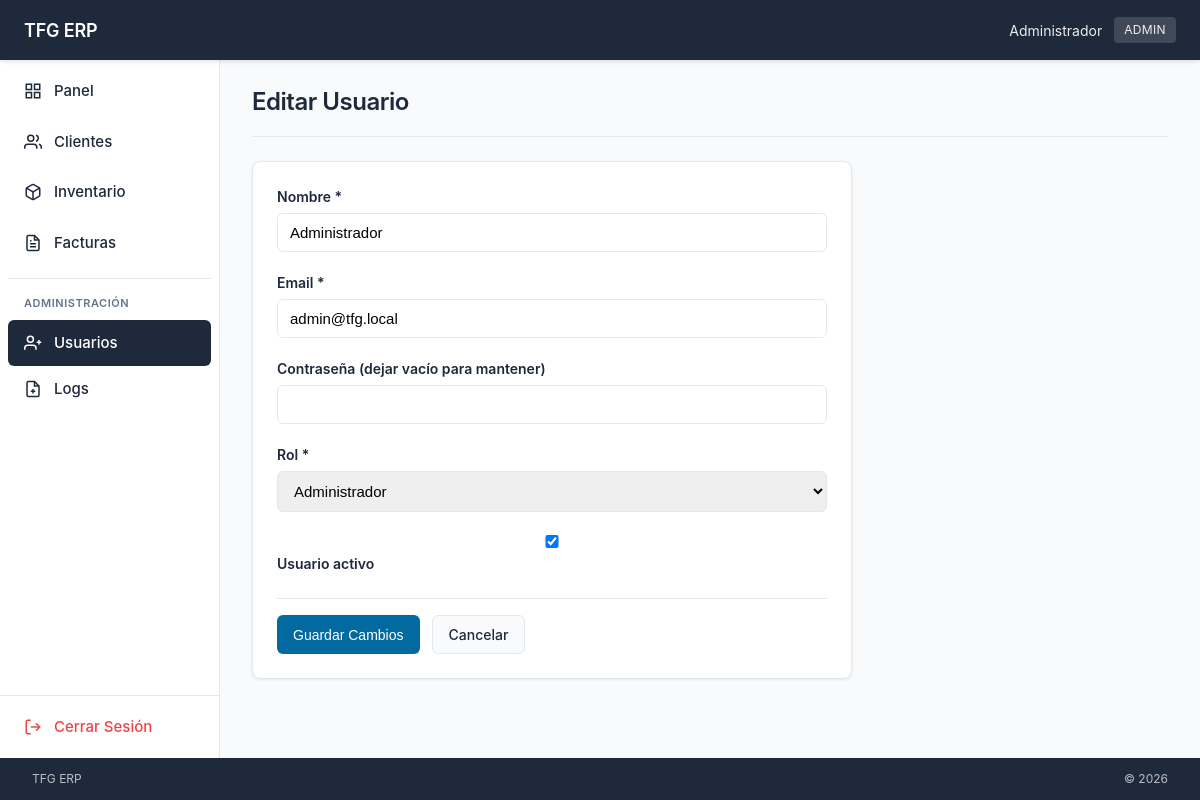
Screenshot of /index.php?controller=usuario&action=editar&id=1 (signed in) with the database file from the repository.
### tables this page shows
CREATE TABLE IF NOT EXISTS usuarios (
    id INT AUTO_INCREMENT PRIMARY KEY,
    nombre VARCHAR(100) NOT NULL,
    email VARCHAR(100) NOT NULL UNIQUE,
    password VARCHAR(255) NOT NULL,
    rol ENUM('admin', 'operario') DEFAULT 'operario',
    activo TINYINT(1) DEFAULT 1,
    ultimo_acceso DATETIME DEFAULT NULL,
    created_at DATETIME DEFAULT CURRENT_TIMESTAMP,
    updated_at DATETIME DEFAULT CURRENT_TIMESTAMP ON UPDATE CURRENT_TIMESTAMP
);

### config/db.php (called while the page is built, shortened)
<?php
function getDBConnection() {
    $dsn = "mysql:host=" . DB_HOST . ";port=" . DB_PORT . ";dbname=" . DB_NAME . ";charset=" . DB_CHARSET;
    try {
        $pdo = new PDO($dsn, DB_USER, DB_PASS, [
            PDO::ATTR_ERRMODE => PDO::ERRMODE_EXCEPTION,
            PDO::ATTR_DEFAULT_FETCH_MODE => PDO::FETCH_ASSOC,
            PDO::ATTR_EMULATE_PREPARES => false
        ]);
        return $pdo;
    } catch (PDOException $e) {
        error_log("Error de conexión a BD: " . $e->getMessage());
        return null;
    }
}

### app/models/Usuario.php (called while the page is built, shortened)
<?php
class Usuario {
    private $pdo;
    public function __construct() {
        require_once __DIR__ . '/../../config/db.php';
        $this->pdo = getDBConnection();
    }
    public function obtenerPorId($id) {
        $stmt = $this->pdo->prepare("SELECT id, nombre, email, rol, activo, ultimo_acceso, created_at FROM usuarios WHERE id = ?");
        $stmt->execute([$id]);
        return $stmt->fetch();
    }
}

### app/views/usuarios/formulario.php (the view, shortened to what this page needs)
<?php $basePath = (getenv('PORT') !== false && getenv('PORT') !== '') ? '' : '/tfg-erp'; ?>
<div class="page-header">
    <h1><?= $accion === 'nuevo' ? 'Nuevo Usuario' : 'Editar Usuario' ?></h1>
</div>
<form method="post" action="<?= $basePath ?>/index.php?controller=usuario&action=<?= $accion === 'nuevo' ? 'guardar' : 'actualizar' ?>" class="form">
    <div class="form-group">
        <label for="nombre">Nombre *</label>
        <input type="text" id="nombre" name="nombre" value="<?= htmlspecialchars($usuario['nombre'] ?? '') ?>" required>
    </div>
    <div class="form-group">
        <label for="email">Email *</label>
        <input type="email" id="email" name="email" value="<?= htmlspecialchars($usuario['email'] ?? '') ?>" required>
    </div>
    <div class="form-group">
        <label for="password">
            Contraseña <?= $accion === 'nuevo' ? '*' : '(dejar vacío para mantener)' ?>
        </label>
        <input type="password" id="password" name="password" <?= $accion === 'nuevo' ? 'required' : '' ?>>
    </div>
    <div class="form-group">
        <label for="rol">Rol *</label>
        <select id="rol" name="rol" required>
            <option value="admin" <?= ($usuario['rol'] ?? '') === 'admin' ? 'selected' : '' ?>>Administrador</option>
        </select>
    </div>
    <?php if ($accion === 'editar'): ?>
    <div class="form-group">
        <label>
            <input type="checkbox" name="activo" value="1" <?= ($usuario['activo'] ?? 1) ? 'checked' : '' ?>>
            Usuario activo
        </label>
    </div>
    <?php endif; ?>
    <div class="form-actions">
        <button type="submit" class="btn btn-primary"><?= $accion === 'nuevo' ? 'Crear Usuario' : 'Guardar Cambios' ?></button>
        <a href="<?= $basePath ?>/index.php?controller=usuario&action=index" class="btn">Cancelar</a>
    </div>
</form>

### public/css/style.css (style rules this page uses)
:root { --primary: #1e293b; --secondary: #475569; --tertiary: #0369a1; --neutral: #f8fafc; --white: #ffffff; --text: #1e293b; --text-light: #64748b; --border: #e2e8f0; --success: #22c55e; --error: #ef4444; --warning: #f59e0b; }
* { margin: 0; padding: 0; box-sizing: border-box; }
body { font-family: -apple-system, BlinkMacSystemFont, 'Segoe UI', Roboto, 'Helvetica Neue', Arial, sans-serif; background: var(--neutral); color: var(--text); line-height: 1.5; font-size: 14px; }
.page-header { display: flex; justify-content: space-between; align-items: center; margin-bottom: 1.5rem; padding-bottom: 1rem; border-bottom: 1px solid var(--border); }
.page-header h1 { font-size: 1.5rem; color: var(--primary); font-weight: 600; letter-spacing: -0.02em; }
.btn { display: inline-flex; align-items: center; justify-content: center; padding: 0.5rem 1rem; border: none; border-radius: 6px; cursor: pointer; text-decoration: none; font-size: 0.875rem; font-weight: 500; transition: all 0.15s ease; gap: 0.375rem; }
.btn:not(.btn-primary):not(.btn-secondary):not(.btn-danger) { background: var(--neutral); color: var(--text); border: 1px solid var(--border); }
.btn-primary { background: var(--tertiary); color: var(--white); }
.form { background: var(--white); padding: 1.5rem; border-radius: 8px; box-shadow: 0 1px 3px rgba(0, 0, 0, 0.08); max-width: 600px; border: 1px solid var(--border); }
.form-group { margin-bottom: 1.25rem; }
.form-group label { display: block; margin-bottom: 0.375rem; font-weight: 600; font-size: 0.875rem; color: var(--primary); }
.form-group input, .form-group select, .form-group textarea { width: 100%; padding: 0.625rem 0.75rem; border: 1px solid var(--border); border-radius: 6px; font-size: 0.9375rem; transition: all 0.15s ease; }
.form-actions { display: flex; gap: 0.75rem; margin-top: 1.5rem; padding-top: 1rem; border-top: 1px solid var(--border); }

### rows the page displays
usuarios: nombre "Administrador", email "admin@tfg.local", rol "Administrador", activo "☑"

### other values shown
$_SESSION['usuario_nombre'] "Administrador"
$_SESSION['rol'] "ADMIN"
